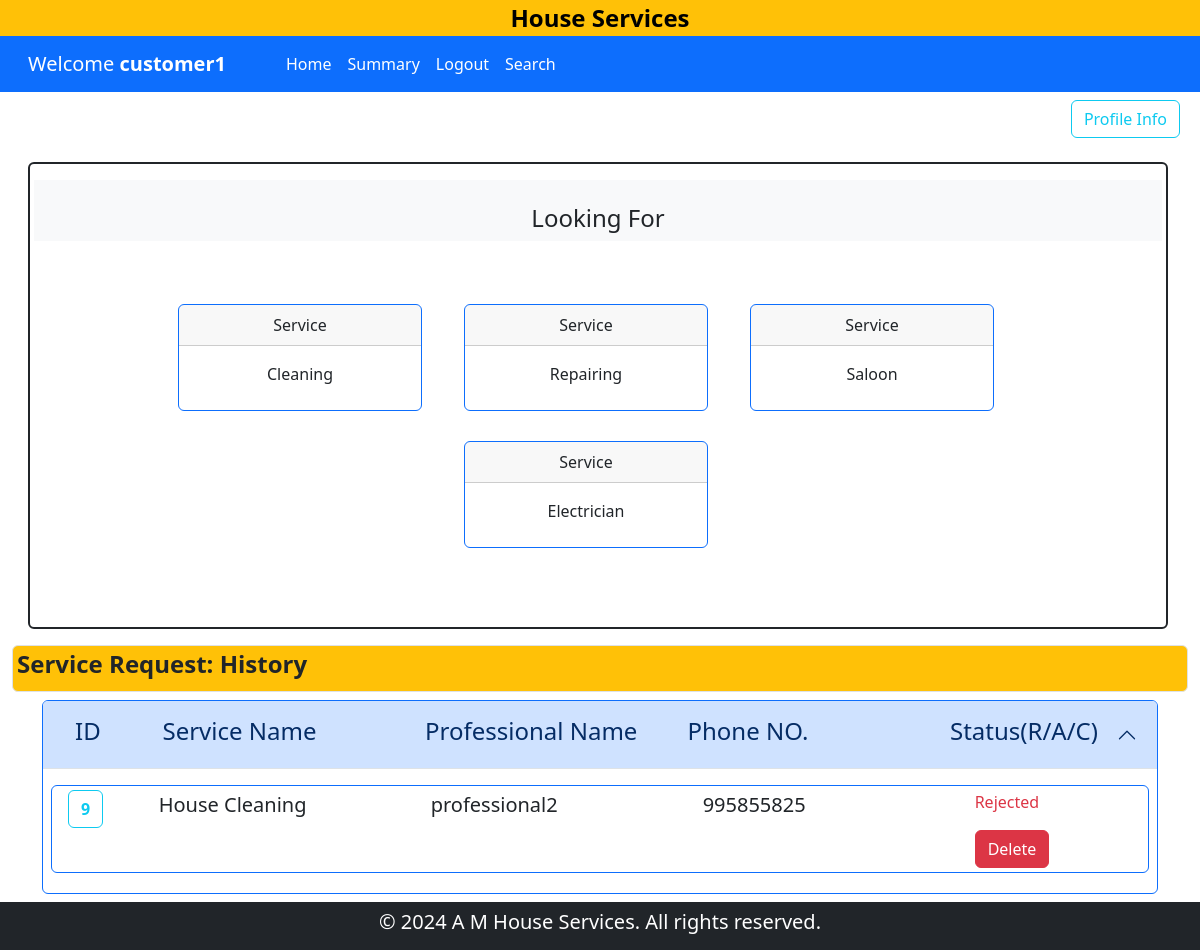
Page /customer_dashboard/customer1 on the earlier database version.
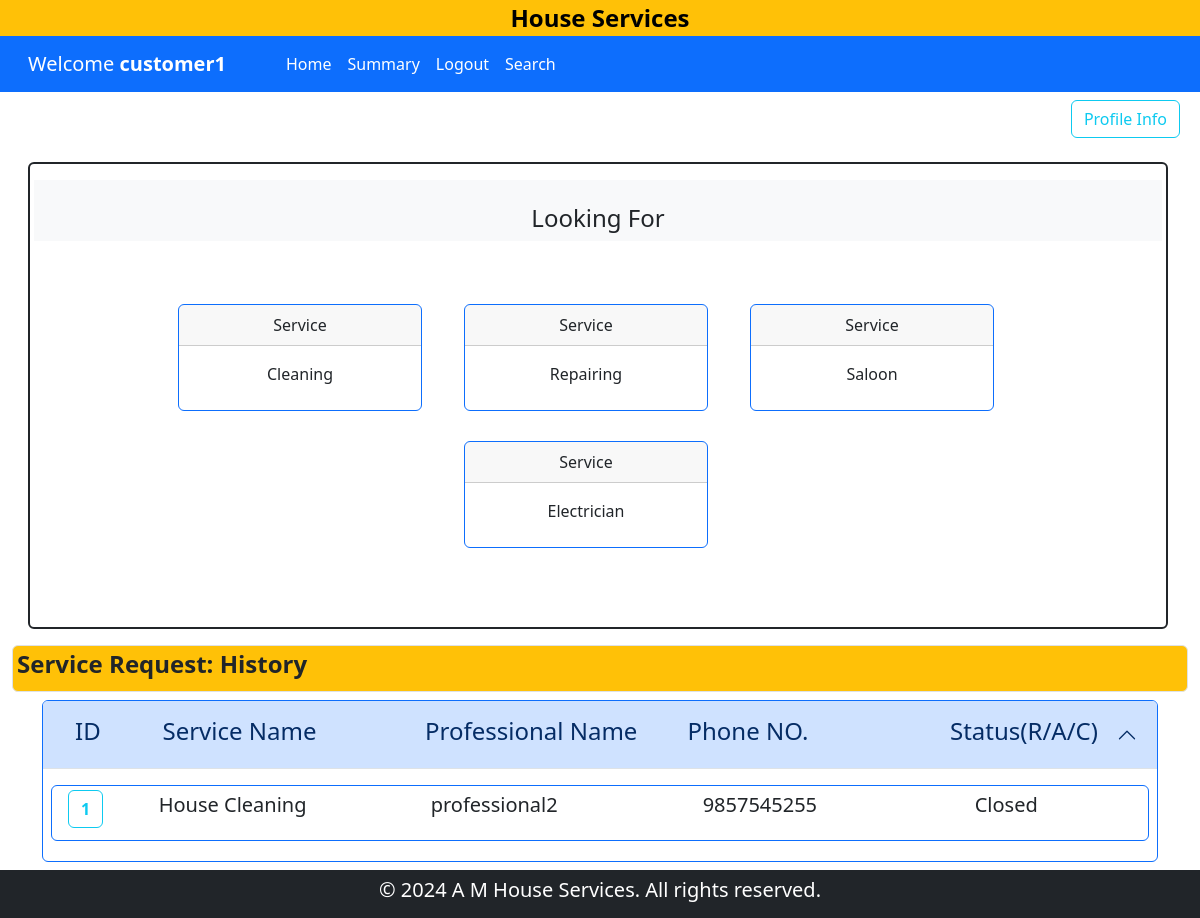
Same page on the later database version.
### backened/modals.py (models this page shows)
class ServiceRequest(db.Model):
    __tablename__ = "service_request"
    id = db.Column(db.Integer, primary_key=True)
    service_id = db.Column(db.Integer, db.ForeignKey("service.id"), nullable=False)
    customer_id = db.Column(db.Integer, db.ForeignKey("customer.id"), nullable=False)
    professional_id = db.Column(db.Integer, db.ForeignKey("professional.id"), nullable=False)
    date_of_request = db.Column(db.DateTime, default=datetime.now,nullable=False)
    date_of_completion = db.Column(db.DateTime, nullable=True)
    service_status = db.Column(db.String(50), nullable=False, default="requested")
    remarks = db.Column(db.Text, nullable=True)
    reviews = db.relationship("Review", backref="service_request", lazy=True, cascade="all, delete-orphan")

class Service(db.Model):
    __tablename__ = "service"
    id = db.Column(db.Integer, primary_key=True)
    name = db.Column(db.String(120), nullable=False)
    price = db.Column(db.Float, nullable=False)
    time_required = db.Column(db.Integer, nullable=False)
    description = db.Column(db.Text,nullable = True)
    service_requests = db.relationship("ServiceRequest", backref="service", lazy=True, cascade="all, delete-orphan")

class Professional(db.Model):
    __tablename__ = "professional"
    id = db.Column(db.Integer, primary_key=True)
    email = db.Column(db.String(120), unique=True, nullable=False)
    password = db.Column(db.String(120), nullable=False)
    name = db.Column(db.String(120), nullable=False)
    phone = db.Column(db.Integer, nullable=False)
    address = db.Column(db.String(200), nullable=False)
    pincode = db.Column(db.Integer, nullable=False)
    date_created = db.Column(db.DateTime, default=datetime.now,nullable=False)
    description = db.Column(db.Text, nullable=True)
    service_type = db.Column(db.String(120), nullable=False)
    experience = db.Column(db.Integer, nullable=False)
    file_path = db.Column(db.String(255), nullable=False)
    status = db.Column(db.String(30), default="pending",nullable=False)
    service_requests = db.relationship(
        "ServiceRequest",
        backref="professional",
        lazy=True,
        cascade="all, delete-orphan",
    )

### backened/controller.py (the view)
@app.route("/customer_dashboard/<user>")
def customerDashboard(user):
    cust = Customer.query.filter_by(name=user).first()
    ser = Service.query.all()
    ser_reqs = ServiceRequest.query.filter_by(customer_id=cust.id).all()
    return render_template(
        "customer_dashboard.html", customer=cust, services=ser, ser_reqs=ser_reqs
    )

### templates/customer_dashboard.html (shortened to what the changed rows need)
{% extends 'layout.html' %}
{% block content %}
{% if customer.status == 'Blocked' %}
    <div class="container text-center h3 lead m-4">You have been Blocked</div>
{% else %}
{% block search_customer %}
    <div class="container-fluid">
        <div class="container">
            <div class="accordion" id="Service-request">
                <div class="accordion-item border border-primary mb-2">
                  <h2 class="accordion-header">
                    <button class="accordion-button" type="button" data-bs-toggle="collapse" data-bs-target="#service-request-collapse" aria-expanded="true" aria-controls="service-request-collapse">
                      <div class="container row">
                        <h4 class="col-1">ID</h4>
                        <h4 class="col-3">Service Name</h4>
                        <h4 class="col-3">Professional Name</h4>
                        <h4 class="col-3">Phone NO.</h4>
                        <h4 class="col-2">Status(R/A/C)</h4>
                      </div>
                    </button>
                  </h2>
                  <div id="service-request-collapse" class="accordion-collapse collapse show" data-bs-parent="#Service-request">
                    <div class="accordion-body">
                        {% if not ser_reqs %}
                            <div class="col">
                                <p class="lead">No Service Request found</p>
                            </div>
                        {% else %}
                            {% for ser_req in ser_reqs %}
                                <div class="conatiner row border border-primary p-1 lead rounded mb-1">
                                    <div class="col-1">
                                        <a href="{{ url_for('service_request_detail',user = 'customer',uid=customer.id,rid=ser_req.id) }}" class=" fw-bold btn btn-outline-info">{{ ser_req.id }}</a>
                                    </div>
                                    <div class="col-3">
                                        <p >{{ ser_req.service.name }}</p>
                                    </div>
                                    <div class="col-3">
                                        <p >{{ ser_req.professional.name }}</p>
                                    </div>
                                    <div class="col-3">
                                        <p >{{ ser_req.professional.phone }}</p>
                                    </div>
                                    {% if ser_req.service_status == 'requested' %}
                                    <div class="col-2">
                                        <p class="text-info fs-6">{{ ser_req.service_status|title }}</p>
                                        <a href="{{ url_for('request_review',uid = customer.id,rid=ser_req.id) }}" class="btn btn-outline-info">Close it?</a>
                                        <a href="{{ url_for('update_request', user_id=customer.id,request_id = ser_req.id ) }}" class="btn btn-primary">Edit</a>
                                    </div>
                                    {% elif ser_req.service_status == 'accepted' %}
                                    <div class="col-2">
                                        <p class="text-info fs-6">{{ ser_req.service_status|title }}</p>
                                        <a href="{{ url_for('request_review',uid = customer.id,rid=ser_req.id) }}" class="btn btn-outline-info">Close it?</a>
                                    </div>
                                    {% elif ser_req.service_status == 'rejected' %}
                                    <div class="col-2">
                                        <p class="text-danger fs-6">{{ ser_req.service_status|title }}</p>
                                        <a href="{{ url_for('delete_request',rid = ser_req.id,uname=customer.name) }}" class="btn btn-danger">Delete</a>
                                    </div>
                                    {% else %}
                                    <div class="col-2">
                                        <p >{{ ser_req.service_status|title }}</p>
                                    </div>
                                    {% endif %}
                                </div>
                            {% endfor %}
                        {% endif %}
                    </div>
                  </div>
                </div>
              </div>
        </div>
    </div>
{% endblock search_customer %}
{% endif %}
{% endblock content %}

Differences in the rows shown:
removed ServiceRequest: id "9", service.name "House Cleaning", professional.name "professional2", professional.phone "995855825", service_status "Rejected"
added ServiceRequest: id "1", service.name "House Cleaning", professional.name "professional2", professional.phone "9857545255", service_status "Closed"
